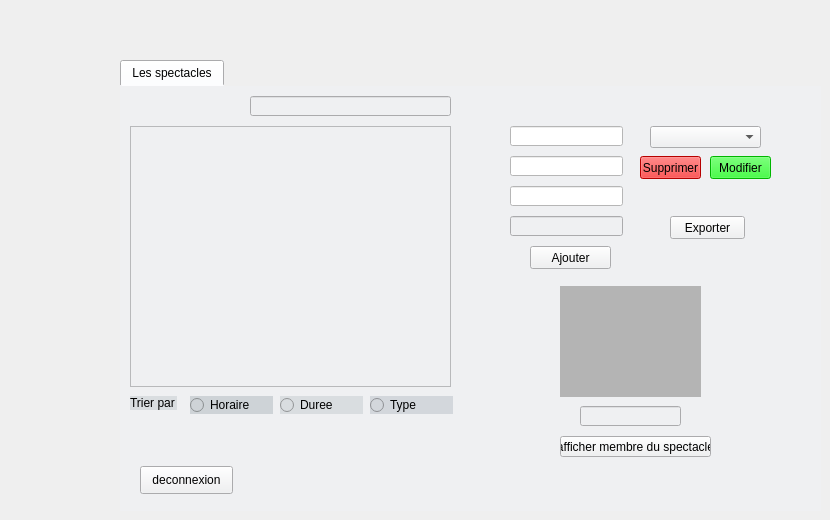
    <widget class="QWidget" name="page_4">
     <widget class="QTabWidget" name="tabWidget">
      <property name="geometry">
       <rect>
        <x>120</x>
        <y>60</y>
        <width>701</width>
        <height>451</height>
       </rect>
      </property>
      <property name="font">
       <font>
        <family>Segoe UI</family>
        <weight>50</weight>
        <bold>false</bold>
       </font>
      </property>
      <property name="styleSheet">
       <string notr="true">background-color: rgb(206, 206, 206);
border-color: rgb(239, 240, 242);
background-color: rgb(239, 240, 242);
selection-color: rgb(239, 240, 242);
selection-color: rgb(0, 0, 0);
selection-background-color: rgb(0, 0, 0);
gridline-color: rgb(6, 6, 6);
border-color: rgb(0, 0, 0);</string>
      </property>
      <property name="currentIndex">
       <number>0</number>
      </property>
      <widget class="QWidget" name="tab_2">
       <attribute name="title">
        <string>Les spectacles</string>
       </attribute>
       <widget class="QLabel" name="label_19">
        <property name="geometry">
         <rect>
          <x>10</x>
          <y>20</y>
          <width>131</width>
          <height>16</height>
         </rect>
        </property>
        <property name="font">
         <font>
          <family>Segoe UI</family>
          <weight>50</weight>
          <bold>false</bold>
         </font>
        </property>
        <property name="styleSheet">
         <string notr="true">alternate-background-color: rgb(255, 255, 255);
background-color: rgb(237, 238, 240);</string>
        </property>
        <property name="text">
         <string>Liste des spectacles :</string>
        </property>
       </widget>
       <widget class="QPushButton" name="qb_ajouter">
        <property name="geometry">
         <rect>
          <x>410</x>
          <y>160</y>
          <width>81</width>
          <height>23</height>
         </rect>
        </property>
        <property name="text">
         <string>Ajouter</string>
        </property>
       </widget>
       <widget class="QPushButton" name="pb_supp">
        <property name="geometry">
         <rect>
          <x>520</x>
          <y>70</y>
          <width>61</width>
          <height>23</height>
         </rect>
        </property>
        <property name="styleSheet">
         <string notr="true">background-color: rgb(255, 0, 0);</string>
        </property>
        <property name="text">
         <string>Supprimer</string>
        </property>
       </widget>
       <widget class="QLabel" name="label_20">
        <property name="geometry">
         <rect>
          <x>410</x>
          <y>250</y>
          <width>47</width>
          <height>14</height>
         </rect>
        </property>
        <property name="font">
         <font>
          <family>Mudir MT</family>
          <weight>75</weight>
          <bold>true</bold>
         </font>
        </property>
        <property name="styleSheet">
         <string notr="true">background-color: rgb(231, 232, 236);</string>
        </property>
        <property name="text">
         <string/>
        </property>
       </widget>
       <widget class="QLineEdit" name="le_horaire">
        <property name="geometry">
         <rect>
          <x>390</x>
          <y>70</y>
          <width>113</width>
          <height>20</height>
         </rect>
        </property>
        <property name="styleSheet">
         <string notr="true">background-color: rgb(255, 255, 255);
font: 8pt &quot;MS Shell Dlg 2&quot;;</string>
        </property>
       </widget>
       <widget class="QLineEdit" name="le_duree">
        <property name="geometry">
         <rect>
          <x>390</x>
          <y>100</y>
          <width>113</width>
          <height>20</height>
         </rect>
        </property>
        <property name="styleSheet">
         <string notr="true">background-color: rgb(255, 255, 255);
font: 8pt &quot;MS Shell Dlg 2&quot;;</string>
        </property>
       </widget>
       <widget class="QLabel" name="label_21">
        <property name="geometry">
         <rect>
          <x>340</x>
          <y>70</y>
          <width>41</width>
          <height>20</height>
         </rect>
        </property>
        <property name="styleSheet">
         <string notr="true">background-color: rgb(236, 237, 239);</string>
        </property>
        <property name="text">
         <string>horaire</string>
        </property>
       </widget>
       <widget class="QLabel" name="label_22">
        <property name="geometry">
         <rect>
          <x>350</x>
          <y>100</y>
          <width>31</width>
          <height>20</height>
         </rect>
        </property>
        <property name="styleSheet">
         <string notr="true">background-color: rgb(237, 239, 242);</string>
        </property>
        <property name="text">
         <string>duree</string>
        </property>
       </widget>
       <widget class="QLineEdit" name="le_Num">
        <property name="geometry">
         <rect>
          <x>390</x>
          <y>40</y>
          <width>113</width>
          <height>20</height>
         </rect>
        </property>
        <property name="styleSheet">
         <string notr="true">background-color: rgb(255, 255, 255);
font: 8pt &quot;MS Shell Dlg 2&quot;;</string>
        </property>
       </widget>
       <widget class="QLabel" name="label_23">
        <property name="geometry">
         <rect>
          <x>350</x>
          <y>40</y>
          <width>21</width>
          <height>16</height>
         </rect>
        </property>
        <property name="styleSheet">
         <string notr="true">background-color: rgb(240, 241, 243);</string>
        </property>
        <property name="text">
         <string>Num</string>
        </property>
       </widget>
       <widget class="QPushButton" name="exporter">
        <property name="geometry">
         <rect>
          <x>550</x>
          <y>130</y>
          <width>75</width>
          <height>23</height>
         </rect>
        </property>
        <property name="text">
         <string>Exporter</string>
        </property>
       </widget>
       <widget class="QLabel" name="label_24">
        <property name="geometry">
         <rect>
          <x>350</x>
          <y>130</y>
          <width>31</width>
          <height>16</height>
         </rect>
        </property>
        <property name="text">
         <string>Type</string>
        </property>
       </widget>
       <widget class="QLineEdit" name="le_type">
        <property name="geometry">
         <rect>
          <x>390</x>
          <y>130</y>
          <width>113</width>
          <height>20</height>
         </rect>
        </property>
        <property name="styleSheet">
         <string notr="true">font: 8pt &quot;MS Shell Dlg 2&quot;;</string>
        </property>
       </widget>
       <widget class="QTableView" name="tab_spec">
        <property name="geometry">
         <rect>
          <x>10</x>
          <y>40</y>
          <width>321</width>
          <height>261</height>
         </rect>
        </property>
       </widget>
       <widget class="QLabel" name="label_25">
        <property name="geometry">
         <rect>
          <x>0</x>
          <y>-7</y>
          <width>731</width>
          <height>431</height>
         </rect>
        </property>
        <property name="text">
         <string/>
        </property>
        <property name="pixmap">
         <pixmap>../../../../bb.png</pixmap>
        </property>
        <property name="scaledContents">
         <bool>true</bool>
        </property>
       </widget>
       <widget class="QLabel" name="label_26">
        <property name="geometry">
         <rect>
          <x>10</x>
          <y>310</y>
          <width>47</width>
          <height>14</height>
         </rect>
        </property>
        <property name="styleSheet">
         <string notr="true">background-color: rgb(217, 221, 224);</string>
        </property>
        <property name="text">
         <string>Trier par :</string>
        </property>
       </widget>
       <widget class="QRadioButton" name="trie_horaire">
        <property name="geometry">
         <rect>
          <x>70</x>
          <y>310</y>
          <width>83</width>
          <height>18</height>
         </rect>
        </property>
        <property name="styleSheet">
         <string notr="true">background-color: rgb(206, 211, 215);</string>
        </property>
        <property name="text">
         <string>Horaire</string>
        </property>
       </widget>
       <widget class="QRadioButton" name="trie_duree">
        <property name="geometry">
         <rect>
          <x>160</x>
          <y>310</y>
          <width>83</width>
          <height>18</height>
         </rect>
        </property>
        <property name="styleSheet">
         <string notr="true">background-color: rgb(217, 221, 224);</string>
        </property>
        <property name="text">
         <string>Duree</string>
        </property>
       </widget>
       <widget class="QRadioButton" name="trie_type">
        <property name="geometry">
         <rect>
          <x>250</x>
          <y>310</y>
          <width>83</width>
          <height>18</height>
         </rect>
        </property>
        <property name="styleSheet">
         <string notr="true">background-color: rgb(211, 215, 220);</string>
        </property>
        <property name="text">
         <string>Type</string>
        </property>
       </widget>
       <widget class="QComboBox" name="comboBox">
        <property name="geometry">
         <rect>
          <x>530</x>
          <y>40</y>
          <width>111</width>
          <height>22</height>
         </rect>
        </property>
       </widget>
       <widget class="QPushButton" name="pushButton_9">
        <property name="geometry">
         <rect>
          <x>590</x>
          <y>70</y>
          <width>61</width>
          <height>23</height>
         </rect>
        </property>
        <property name="styleSheet">
         <string notr="true">background-color: rgb(0, 255, 0);</string>
        </property>
        <property name="text">
         <string>Modifier</string>
        </property>
       </widget>
       <widget class="QLineEdit" name="lineEdit_6">
        <property name="geometry">
         <rect>
          <x>130</x>
          <y>10</y>
          <width>201</width>
          <height>20</height>
         </rect>
        </property>
        <property name="text">
         <string/>
        </property>
       </widget>
       <widget class="QPushButton" name="pushButton_10">
        <property name="geometry">
         <rect>
          <x>440</x>
          <y>350</y>
          <width>151</width>
          <height>21</height>
         </rect>
        </property>
        <property name="text">
         <string>afficher membre du spectacle</string>
        </property>
       </widget>
       <widget class="QLineEdit" name="le_aff">
        <property name="geometry">
         <rect>
          <x>460</x>
          <y>320</y>
          <width>101</width>
          <height>20</height>
         </rect>
        </property>
       </widget>
       <widget class="QLabel" name="label_pic_2">
        <property name="geometry">
         <rect>
          <x>440</x>
          <y>200</y>
          <width>141</width>
          <height>111</height>
         </rect>
        </property>
        <property name="styleSheet">
         <string notr="true">background-color: rgb(233, 234, 238);
background-color: rgb(180, 180, 180);</string>
        </property>
        <property name="text">
         <string/>
        </property>
       </widget>
       <widget class="QPushButton" name="deconnexion_1">
        <property name="geometry">
         <rect>
          <x>20</x>
          <y>380</y>
          <width>93</width>
          <height>28</height>
         </rect>
        </property>
        <property name="text">
         <string>deconnexion</string>
        </property>
       </widget>
       <zorder>label_19</zorder>
       <zorder>label_20</zorder>
       <zorder>label_21</zorder>
       <zorder>label_22</zorder>
       <zorder>label_23</zorder>
       <zorder>label_24</zorder>
       <zorder>label_25</zorder>
       <zorder>label_26</zorder>
       <zorder>pushButton_9</zorder>
       <zorder>lineEdit_6</zorder>
       <zorder>pushButton_10</zorder>
       <zorder>qb_ajouter</zorder>
       <zorder>pb_supp</zorder>
       <zorder>le_horaire</zorder>
       <zorder>le_duree</zorder>
       <zorder>le_Num</zorder>
       <zorder>exporter</zorder>
       <zorder>le_type</zorder>
       <zorder>tab_spec</zorder>
       <zorder>trie_horaire</zorder>
       <zorder>trie_duree</zorder>
       <zorder>trie_type</zorder>
       <zorder>comboBox</zorder>
       <zorder>le_aff</zorder>
       <zorder>label_pic_2</zorder>
       <zorder>deconnexion_1</zorder>
      </widget>
     </widget>
    </widget>
